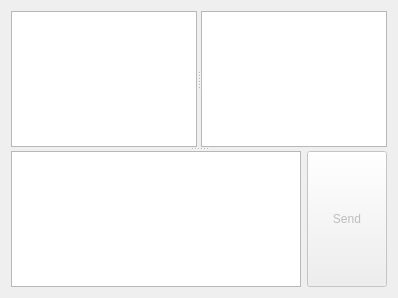
<?xml version="1.0" encoding="UTF-8"?>
<ui version="4.0">
 <class>MUCWidget</class>
 <widget class="QWidget" name="MUCWidget">
  <property name="geometry">
   <rect>
    <x>0</x>
    <y>0</y>
    <width>398</width>
    <height>298</height>
   </rect>
  </property>
  <property name="windowTitle">
   <string notr="true">MUC widget</string>
  </property>
  <layout class="QVBoxLayout" name="verticalLayout">
   <item>
    <widget class="QSplitter" name="splitter_2">
     <property name="orientation">
      <enum>Qt::Vertical</enum>
     </property>
     <widget class="QSplitter" name="splitter">
      <property name="orientation">
       <enum>Qt::Horizontal</enum>
      </property>
      <widget class="QTextBrowser" name="chatview">
       <property name="focusPolicy">
        <enum>Qt::NoFocus</enum>
       </property>
       <property name="openLinks">
        <bool>false</bool>
       </property>
      </widget>
      <widget class="QListWidget" name="chatters">
       <property name="focusPolicy">
        <enum>Qt::NoFocus</enum>
       </property>
      </widget>
     </widget>
     <widget class="QWidget" name="layoutWidget">
      <layout class="QHBoxLayout" name="horizontalLayout">
       <item>
        <widget class="QTextEdit" name="message">
         <property name="minimumSize">
          <size>
           <width>0</width>
           <height>32</height>
          </size>
         </property>
         <property name="acceptRichText">
          <bool>false</bool>
         </property>
        </widget>
       </item>
       <item>
        <widget class="QPushButton" name="send">
         <property name="enabled">
          <bool>false</bool>
         </property>
         <property name="sizePolicy">
          <sizepolicy hsizetype="Minimum" vsizetype="Expanding">
           <horstretch>0</horstretch>
           <verstretch>0</verstretch>
          </sizepolicy>
         </property>
         <property name="focusPolicy">
          <enum>Qt::NoFocus</enum>
         </property>
         <property name="text">
          <string>Send</string>
         </property>
         <property name="shortcut">
          <string notr="true">Ctrl+Return</string>
         </property>
        </widget>
       </item>
      </layout>
     </widget>
    </widget>
   </item>
  </layout>
 </widget>
 <resources/>
 <connections/>
</ui>
